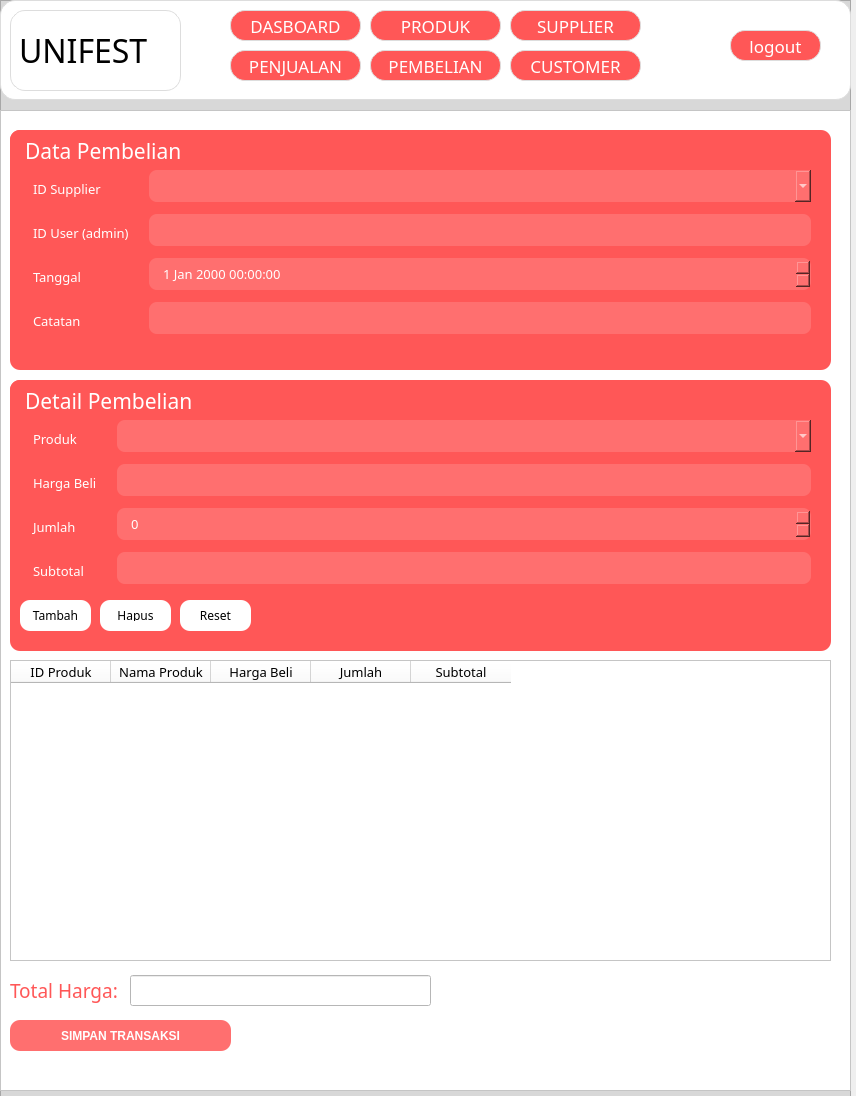
<?xml version="1.0" encoding="UTF-8"?>
<ui version="4.0">
 <class>Form</class>
 <widget class="QWidget" name="Form">
  <property name="geometry">
   <rect>
    <x>0</x>
    <y>0</y>
    <width>856</width>
    <height>1096</height>
   </rect>
  </property>
  <property name="windowTitle">
   <string>Form</string>
  </property>
  <widget class="QFrame" name="frame_2">
   <property name="geometry">
    <rect>
     <x>0</x>
     <y>0</y>
     <width>851</width>
     <height>1101</height>
    </rect>
   </property>
   <property name="styleSheet">
    <string notr="true">background-color: #d8d8d8;</string>
   </property>
   <property name="frameShape">
    <enum>QFrame::StyledPanel</enum>
   </property>
   <property name="frameShadow">
    <enum>QFrame::Raised</enum>
   </property>
   <widget class="QFrame" name="frame_header">
    <property name="enabled">
     <bool>true</bool>
    </property>
    <property name="geometry">
     <rect>
      <x>0</x>
      <y>0</y>
      <width>851</width>
      <height>100</height>
     </rect>
    </property>
    <property name="minimumSize">
     <size>
      <width>0</width>
      <height>100</height>
     </size>
    </property>
    <property name="maximumSize">
     <size>
      <width>16777215</width>
      <height>100</height>
     </size>
    </property>
    <property name="autoFillBackground">
     <bool>false</bool>
    </property>
    <property name="styleSheet">
     <string notr="true">background-color: #ffffff;
border-radius: 15px;
border: 1px solid #ddd;
</string>
    </property>
    <property name="frameShape">
     <enum>QFrame::StyledPanel</enum>
    </property>
    <property name="frameShadow">
     <enum>QFrame::Raised</enum>
    </property>
    <widget class="QLabel" name="lbl_logo_2">
     <property name="geometry">
      <rect>
       <x>10</x>
       <y>10</y>
       <width>171</width>
       <height>81</height>
      </rect>
     </property>
     <property name="font">
      <font>
       <family>Jersey Sharp</family>
       <pointsize>24</pointsize>
      </font>
     </property>
     <property name="text">
      <string>UNIFEST</string>
     </property>
    </widget>
    <widget class="QPushButton" name="btn_dashboard_2">
     <property name="geometry">
      <rect>
       <x>230</x>
       <y>10</y>
       <width>131</width>
       <height>31</height>
      </rect>
     </property>
     <property name="font">
      <font>
       <family>Milky Nice</family>
       <pointsize>13</pointsize>
      </font>
     </property>
     <property name="styleSheet">
      <string notr="true">background-color: #ff5757;
color: white;</string>
     </property>
     <property name="text">
      <string>DASBOARD</string>
     </property>
    </widget>
    <widget class="QPushButton" name="btn_produk_2">
     <property name="geometry">
      <rect>
       <x>370</x>
       <y>10</y>
       <width>131</width>
       <height>31</height>
      </rect>
     </property>
     <property name="font">
      <font>
       <family>Milky Nice</family>
       <pointsize>13</pointsize>
      </font>
     </property>
     <property name="styleSheet">
      <string notr="true">background-color: #ff5757;
color: white;</string>
     </property>
     <property name="text">
      <string>PRODUK</string>
     </property>
    </widget>
    <widget class="QPushButton" name="btn_supplier_2">
     <property name="geometry">
      <rect>
       <x>510</x>
       <y>10</y>
       <width>131</width>
       <height>31</height>
      </rect>
     </property>
     <property name="font">
      <font>
       <family>Milky Nice</family>
       <pointsize>13</pointsize>
      </font>
     </property>
     <property name="styleSheet">
      <string notr="true">background-color: #ff5757;
color: white;</string>
     </property>
     <property name="text">
      <string>SUPPLIER</string>
     </property>
    </widget>
    <widget class="QPushButton" name="btn_customer_2">
     <property name="geometry">
      <rect>
       <x>510</x>
       <y>50</y>
       <width>131</width>
       <height>31</height>
      </rect>
     </property>
     <property name="font">
      <font>
       <family>Milky Nice</family>
       <pointsize>13</pointsize>
      </font>
     </property>
     <property name="styleSheet">
      <string notr="true">background-color: #ff5757;
color: white;</string>
     </property>
     <property name="text">
      <string>CUSTOMER</string>
     </property>
    </widget>
    <widget class="QPushButton" name="btn_penjualan_2">
     <property name="geometry">
      <rect>
       <x>230</x>
       <y>50</y>
       <width>131</width>
       <height>31</height>
      </rect>
     </property>
     <property name="font">
      <font>
       <family>Milky Nice</family>
       <pointsize>13</pointsize>
      </font>
     </property>
     <property name="styleSheet">
      <string notr="true">background-color: #ff5757;
color: white;</string>
     </property>
     <property name="text">
      <string>PENJUALAN</string>
     </property>
    </widget>
    <widget class="QPushButton" name="btn_menu_2">
     <property name="geometry">
      <rect>
       <x>730</x>
       <y>30</y>
       <width>91</width>
       <height>31</height>
      </rect>
     </property>
     <property name="font">
      <font>
       <family>Milky Nice</family>
       <pointsize>13</pointsize>
      </font>
     </property>
     <property name="styleSheet">
      <string notr="true">background-color: #ff5757;
color: white;</string>
     </property>
     <property name="text">
      <string>logout</string>
     </property>
    </widget>
    <widget class="QPushButton" name="btn_pembelian_2">
     <property name="geometry">
      <rect>
       <x>370</x>
       <y>50</y>
       <width>131</width>
       <height>31</height>
      </rect>
     </property>
     <property name="font">
      <font>
       <family>Milky Nice</family>
       <pointsize>13</pointsize>
      </font>
     </property>
     <property name="styleSheet">
      <string notr="true">background-color: #ff5757;
color: white;
</string>
     </property>
     <property name="text">
      <string>PEMBELIAN</string>
     </property>
    </widget>
   </widget>
   <widget class="QFrame" name="frame_3">
    <property name="enabled">
     <bool>true</bool>
    </property>
    <property name="geometry">
     <rect>
      <x>0</x>
      <y>110</y>
      <width>851</width>
      <height>981</height>
     </rect>
    </property>
    <property name="maximumSize">
     <size>
      <width>16777215</width>
      <height>10000</height>
     </size>
    </property>
    <property name="styleSheet">
     <string notr="true">background-color: #ffffff;</string>
    </property>
    <property name="frameShape">
     <enum>QFrame::StyledPanel</enum>
    </property>
    <property name="frameShadow">
     <enum>QFrame::Raised</enum>
    </property>
    <widget class="QFrame" name="frame_6">
     <property name="geometry">
      <rect>
       <x>10</x>
       <y>20</y>
       <width>821</width>
       <height>240</height>
      </rect>
     </property>
     <property name="minimumSize">
      <size>
       <width>0</width>
       <height>240</height>
      </size>
     </property>
     <property name="maximumSize">
      <size>
       <width>16777215</width>
       <height>300</height>
      </size>
     </property>
     <property name="styleSheet">
      <string notr="true">background-color: #ff5757;
color: white;
padding: 10px;
border-radius: 10px;</string>
     </property>
     <property name="frameShape">
      <enum>QFrame::StyledPanel</enum>
     </property>
     <property name="frameShadow">
      <enum>QFrame::Raised</enum>
     </property>
     <widget class="QLabel" name="label_11">
      <property name="geometry">
       <rect>
        <x>0</x>
        <y>0</y>
        <width>261</width>
        <height>41</height>
       </rect>
      </property>
      <property name="font">
       <font>
        <family>Milky Nice</family>
        <pointsize>16</pointsize>
       </font>
      </property>
      <property name="styleSheet">
       <string notr="true">Font size: 20–24 pt;</string>
      </property>
      <property name="text">
       <string>Data Pembelian</string>
      </property>
     </widget>
     <widget class="QWidget" name="formLayoutWidget_2">
      <property name="geometry">
       <rect>
        <x>10</x>
        <y>40</y>
        <width>791</width>
        <height>171</height>
       </rect>
      </property>
      <layout class="QFormLayout" name="formLayout_2">
       <item row="0" column="0">
        <widget class="QLabel" name="iDSupplierLabel">
         <property name="font">
          <font>
           <family>Milky Nice</family>
           <pointsize>10</pointsize>
          </font>
         </property>
         <property name="text">
          <string>ID Supplier</string>
         </property>
        </widget>
       </item>
       <item row="0" column="1">
        <widget class="QComboBox" name="combo_supplier">
         <property name="font">
          <font>
           <family>Milky Nice</family>
           <pointsize>10</pointsize>
          </font>
         </property>
         <property name="styleSheet">
          <string notr="true">background-color: #ff6f6f;
color: white;
padding: 6px 12px;
border-radius: 8px;

</string>
         </property>
        </widget>
       </item>
       <item row="1" column="0">
        <widget class="QLabel" name="iDUserAdminLabel">
         <property name="font">
          <font>
           <family>Milky Nice</family>
           <pointsize>10</pointsize>
          </font>
         </property>
         <property name="text">
          <string>ID User (admin)</string>
         </property>
        </widget>
       </item>
       <item row="1" column="1">
        <widget class="QLineEdit" name="input_user">
         <property name="font">
          <font>
           <family>Milky Nice</family>
           <pointsize>10</pointsize>
          </font>
         </property>
         <property name="styleSheet">
          <string notr="true">background-color: #ff6f6f;
color: white;
padding: 6px 12px;
border-radius: 8px;

</string>
         </property>
        </widget>
       </item>
       <item row="2" column="0">
        <widget class="QLabel" name="tanggalLabel">
         <property name="font">
          <font>
           <family>Milky Nice</family>
           <pointsize>10</pointsize>
          </font>
         </property>
         <property name="text">
          <string>Tanggal</string>
         </property>
        </widget>
       </item>
       <item row="2" column="1">
        <widget class="QDateTimeEdit" name="input_tanggal">
         <property name="font">
          <font>
           <family>Milky Nice</family>
           <pointsize>10</pointsize>
          </font>
         </property>
         <property name="styleSheet">
          <string notr="true">background-color: #ff6f6f;
color: white;
padding: 6px 12px;
border-radius: 8px;

</string>
         </property>
        </widget>
       </item>
       <item row="3" column="0">
        <widget class="QLabel" name="catatanLabel">
         <property name="font">
          <font>
           <family>Milky Nice</family>
           <pointsize>10</pointsize>
          </font>
         </property>
         <property name="text">
          <string>Catatan</string>
         </property>
        </widget>
       </item>
       <item row="3" column="1">
        <widget class="QLineEdit" name="input_catatan">
         <property name="font">
          <font>
           <family>Milky Nice</family>
           <pointsize>10</pointsize>
          </font>
         </property>
         <property name="styleSheet">
          <string notr="true">background-color: #ff6f6f;
color: white;
padding: 6px 12px;
border-radius: 8px;

</string>
         </property>
        </widget>
       </item>
      </layout>
     </widget>
    </widget>
    <widget class="QTableWidget" name="table_detail_pembelian">
     <property name="geometry">
      <rect>
       <x>10</x>
       <y>550</y>
       <width>821</width>
       <height>301</height>
      </rect>
     </property>
     <property name="minimumSize">
      <size>
       <width>0</width>
       <height>280</height>
      </size>
     </property>
     <property name="maximumSize">
      <size>
       <width>16777215</width>
       <height>330</height>
      </size>
     </property>
     <column>
      <property name="text">
       <string>ID Produk</string>
      </property>
      <property name="font">
       <font>
        <family>Milky Nice</family>
        <pointsize>10</pointsize>
       </font>
      </property>
     </column>
     <column>
      <property name="text">
       <string>Nama Produk</string>
      </property>
      <property name="font">
       <font>
        <family>Milky Nice</family>
        <pointsize>10</pointsize>
       </font>
      </property>
     </column>
     <column>
      <property name="text">
       <string>Harga Beli</string>
      </property>
      <property name="font">
       <font>
        <family>Milky Nice</family>
        <pointsize>10</pointsize>
       </font>
      </property>
     </column>
     <column>
      <property name="text">
       <string>Jumlah</string>
      </property>
      <property name="font">
       <font>
        <family>Milky Nice</family>
        <pointsize>10</pointsize>
       </font>
      </property>
     </column>
     <column>
      <property name="text">
       <string>Subtotal</string>
      </property>
      <property name="font">
       <font>
        <family>Milky Nice</family>
        <pointsize>10</pointsize>
       </font>
      </property>
     </column>
    </widget>
    <widget class="QFrame" name="frame_7">
     <property name="geometry">
      <rect>
       <x>10</x>
       <y>270</y>
       <width>821</width>
       <height>271</height>
      </rect>
     </property>
     <property name="minimumSize">
      <size>
       <width>0</width>
       <height>240</height>
      </size>
     </property>
     <property name="maximumSize">
      <size>
       <width>16777215</width>
       <height>300</height>
      </size>
     </property>
     <property name="styleSheet">
      <string notr="true">background-color: #ff5757;
color: white;
padding: 10px;
border-radius: 10px;</string>
     </property>
     <property name="frameShape">
      <enum>QFrame::StyledPanel</enum>
     </property>
     <property name="frameShadow">
      <enum>QFrame::Raised</enum>
     </property>
     <widget class="QLabel" name="label_12">
      <property name="geometry">
       <rect>
        <x>0</x>
        <y>0</y>
        <width>261</width>
        <height>41</height>
       </rect>
      </property>
      <property name="font">
       <font>
        <family>Milky Nice</family>
        <pointsize>16</pointsize>
       </font>
      </property>
      <property name="styleSheet">
       <string notr="true">Font size: 20–24 pt;</string>
      </property>
      <property name="text">
       <string>Detail Pembelian</string>
      </property>
     </widget>
     <widget class="QWidget" name="formLayoutWidget_3">
      <property name="geometry">
       <rect>
        <x>10</x>
        <y>40</y>
        <width>791</width>
        <height>171</height>
       </rect>
      </property>
      <layout class="QFormLayout" name="formLayout_3">
       <item row="0" column="0">
        <widget class="QLabel" name="produkLabel">
         <property name="font">
          <font>
           <family>Milky Nice</family>
           <pointsize>10</pointsize>
          </font>
         </property>
         <property name="text">
          <string>Produk</string>
         </property>
        </widget>
       </item>
       <item row="0" column="1">
        <widget class="QComboBox" name="combo_produk">
         <property name="font">
          <font>
           <family>Milky Nice</family>
           <pointsize>10</pointsize>
          </font>
         </property>
         <property name="styleSheet">
          <string notr="true">background-color: #ff6f6f;
color: white;
padding: 6px 12px;
border-radius: 8px;</string>
         </property>
        </widget>
       </item>
       <item row="1" column="0">
        <widget class="QLabel" name="hargaBeliLabel">
         <property name="font">
          <font>
           <family>Milky Nice</family>
           <pointsize>10</pointsize>
          </font>
         </property>
         <property name="text">
          <string>Harga Beli</string>
         </property>
        </widget>
       </item>
       <item row="1" column="1">
        <widget class="QLineEdit" name="input_harga_beli">
         <property name="font">
          <font>
           <family>Milky Nice</family>
           <pointsize>10</pointsize>
          </font>
         </property>
         <property name="styleSheet">
          <string notr="true">background-color: #ff6f6f;
color: white;
padding: 6px 12px;
border-radius: 8px;</string>
         </property>
        </widget>
       </item>
       <item row="2" column="0">
        <widget class="QLabel" name="jumlahLabel">
         <property name="font">
          <font>
           <family>Milky Nice</family>
           <pointsize>10</pointsize>
          </font>
         </property>
         <property name="text">
          <string>Jumlah</string>
         </property>
        </widget>
       </item>
       <item row="2" column="1">
        <widget class="QSpinBox" name="input_jumlah">
         <property name="font">
          <font>
           <family>Milky Nice</family>
           <pointsize>10</pointsize>
          </font>
         </property>
         <property name="styleSheet">
          <string notr="true">background-color: #ff6f6f;
color: white;
padding: 6px 12px;
border-radius: 8px;</string>
         </property>
        </widget>
       </item>
       <item row="3" column="0">
        <widget class="QLabel" name="subtotalLabel">
         <property name="font">
          <font>
           <family>Milky Nice</family>
           <pointsize>10</pointsize>
          </font>
         </property>
         <property name="text">
          <string>Subtotal</string>
         </property>
        </widget>
       </item>
       <item row="3" column="1">
        <widget class="QLineEdit" name="input_subtotal">
         <property name="font">
          <font>
           <family>Milky Nice</family>
           <pointsize>10</pointsize>
          </font>
         </property>
         <property name="styleSheet">
          <string notr="true">background-color: #ff6f6f;
color: white;
padding: 6px 12px;
border-radius: 8px;</string>
         </property>
        </widget>
       </item>
      </layout>
     </widget>
     <widget class="QPushButton" name="btn_tambah_item">
      <property name="geometry">
       <rect>
        <x>10</x>
        <y>220</y>
        <width>71</width>
        <height>31</height>
       </rect>
      </property>
      <property name="font">
       <font>
        <family>Milky Nice</family>
        <pointsize>9</pointsize>
       </font>
      </property>
      <property name="styleSheet">
       <string notr="true">background-color: white;
color: black;</string>
      </property>
      <property name="text">
       <string>Tambah</string>
      </property>
     </widget>
     <widget class="QPushButton" name="btn_hapus_item">
      <property name="geometry">
       <rect>
        <x>90</x>
        <y>220</y>
        <width>71</width>
        <height>31</height>
       </rect>
      </property>
      <property name="font">
       <font>
        <family>Milky Nice</family>
        <pointsize>9</pointsize>
       </font>
      </property>
      <property name="styleSheet">
       <string notr="true">background-color: white;
color: black;</string>
      </property>
      <property name="text">
       <string>Hapus</string>
      </property>
     </widget>
     <widget class="QPushButton" name="btn_reset_item">
      <property name="geometry">
       <rect>
        <x>170</x>
        <y>220</y>
        <width>71</width>
        <height>31</height>
       </rect>
      </property>
      <property name="font">
       <font>
        <family>Milky Nice</family>
        <pointsize>9</pointsize>
       </font>
      </property>
      <property name="styleSheet">
       <string notr="true">background-color: white;
color: black;</string>
      </property>
      <property name="text">
       <string>Reset</string>
      </property>
     </widget>
    </widget>
    <widget class="QPushButton" name="btn_menu_3">
     <property name="geometry">
      <rect>
       <x>10</x>
       <y>910</y>
       <width>221</width>
       <height>31</height>
      </rect>
     </property>
     <property name="font">
      <font>
       <weight>75</weight>
       <bold>true</bold>
      </font>
     </property>
     <property name="styleSheet">
      <string notr="true">padding: 8px 20px;
background: #ff6f6f;
color: white;
border-radius: 10px;
font-weight: bold;
</string>
     </property>
     <property name="text">
      <string>SIMPAN TRANSAKSI</string>
     </property>
    </widget>
    <widget class="QLabel" name="label_13">
     <property name="geometry">
      <rect>
       <x>10</x>
       <y>860</y>
       <width>131</width>
       <height>41</height>
      </rect>
     </property>
     <property name="font">
      <font>
       <family>Milky Nice</family>
       <pointsize>14</pointsize>
      </font>
     </property>
     <property name="styleSheet">
      <string notr="true">Color: rgb(255, 87, 87);
Font size: 20–24 pt;
</string>
     </property>
     <property name="text">
      <string>Total Harga:</string>
     </property>
    </widget>
    <widget class="QLineEdit" name="lineEdit">
     <property name="geometry">
      <rect>
       <x>130</x>
       <y>865</y>
       <width>301</width>
       <height>31</height>
      </rect>
     </property>
     <property name="font">
      <font>
       <family>Milky Nice</family>
       <pointsize>14</pointsize>
      </font>
     </property>
    </widget>
   </widget>
  </widget>
 </widget>
 <resources/>
 <connections/>
</ui>
